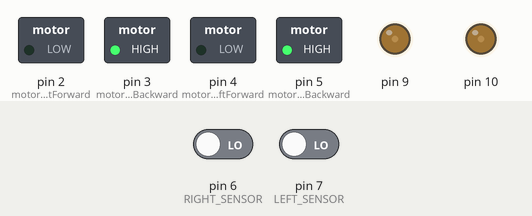
Recording of a sketch running on a simulated Arduino Uno, built with avr-gcc and run on an emulated ATmega328P. On the bench: switched loads named in the sketch (green lamp = pin HIGH), output pins drawn as LEDs (lit = HIGH). The test bench sets the inputs (shaded band); at power-on: pin 6 (RIGHT_SENSOR) LOW, pin 7 (LEFT_SENSOR) LOW.

Above: at 6.8 s.
6.9 s: pin 6 (RIGHT_SENSOR) driven HIGH and pin 7 (LEFT_SENSOR) driven HIGH
At 8.3 s:
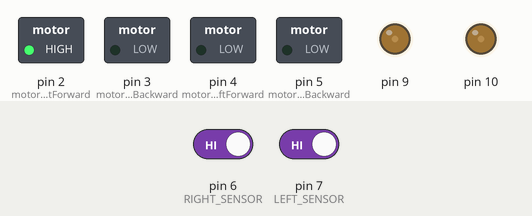
10.8 s: pin 6 (RIGHT_SENSOR) driven LOW
At 12.0 s:
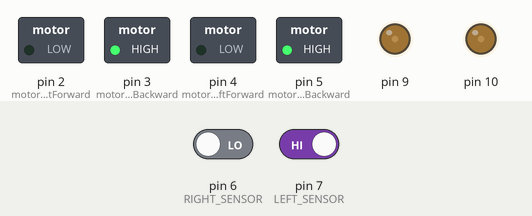
18.5 s: pin 6 (RIGHT_SENSOR) driven HIGH
At 20.1 s:
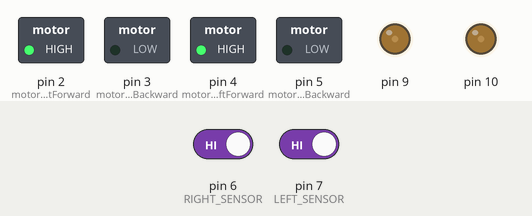
22.4 s: pin 7 (LEFT_SENSOR) driven LOW
At 23.2 s:
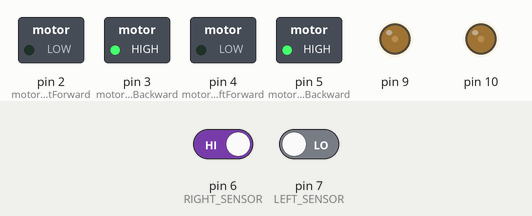
Timing chart, 0 to 31.1 s (numbered marks = the images above; inputs shaded):
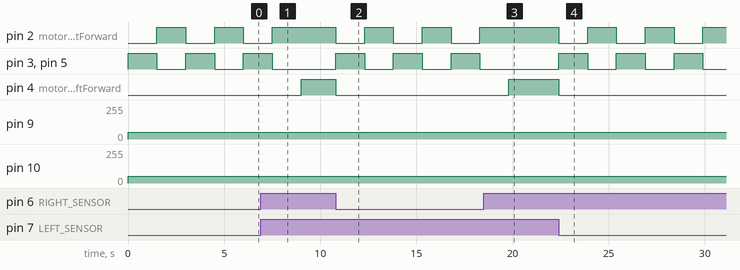

Measured:
- after the input at 6.9 s, pin 2 (motorRightForward): goes on until 7.5 s, then stays HIGH; pin 3 (motorRightBackward), pin 5 (motorLeftBackward): goes on until 7.5 s, then stays LOW; pin 4 (motorLeftForward): LOW → HIGH after 2.1 s
- after the input at 10.8 s, pin 2 (motorRightForward), pin 3 (motorRightBackward), pin 5 (motorLeftBackward): alternates HIGH for 1.5 s and LOW for 1.5 s, starting at once; pin 4 (motorLeftForward): HIGH → LOW at once
- after the input at 18.5 s, pin 2 (motorRightForward): stays HIGH (without the input it goes to LOW after 1.3 s); pin 3 (motorRightBackward), pin 5 (motorLeftBackward): stays LOW (without the input it goes to HIGH after 1.3 s); pin 4 (motorLeftForward): LOW → HIGH after 1.3 s
- after the input at 22.4 s, pin 2 (motorRightForward), pin 3 (motorRightBackward), pin 5 (motorLeftBackward): alternates HIGH for 1.5 s and LOW for 1.5 s, starting at once; pin 4 (motorLeftForward): HIGH → LOW at once
- by itself, pin 2 (motorRightForward), pin 3 (motorRightBackward), pin 5 (motorLeftBackward): alternates HIGH for 1.5 s and LOW for 1.5 s

The sketch:

edge_avoider.ino
```cpp
// Define motor pins
int motorLeftBackward = 5;
int motorLeftForward = 4;

int motorRightBackward = 3;
int motorRightForward = 2;

// Define sensor pins
#define RIGHT_SENSOR 6
#define LEFT_SENSOR 7

void setup() {
  // Set motor pins as output
  pinMode(motorLeftBackward, OUTPUT);
  pinMode(motorLeftForward, OUTPUT);
  pinMode(motorRightBackward, OUTPUT);
  pinMode(motorRightForward, OUTPUT);
//Speed Control
  pinMode(9, OUTPUT);
  pinMode(10, OUTPUT);

  // Set sensor pins as input
  pinMode(LEFT_SENSOR, INPUT);
  pinMode(RIGHT_SENSOR, INPUT);
}

void loop() {

  analogWrite(9,50); //right motor rpm
  analogWrite(10,49); //left motor rpm

  // Read sensor values
  int leftSensorValue = digitalRead(LEFT_SENSOR);
  int rightSensorValue = digitalRead(RIGHT_SENSOR);

  // Determine motor actions based on sensor values
  if (leftSensorValue == HIGH && rightSensorValue == HIGH) {

    moveForward(); // Move forward
  } else {

    turn(); // turns
  }
}

void moveForward() {
  digitalWrite(motorLeftBackward, LOW);
  digitalWrite(motorLeftForward, HIGH);
  digitalWrite(motorRightBackward, LOW);
  digitalWrite(motorRightForward, HIGH);

}

void moveBackward()
{
  digitalWrite(motorLeftBackward, HIGH); //move Backward
  digitalWrite(motorLeftForward, LOW);
  digitalWrite(motorRightBackward, HIGH);
  digitalWrite(motorRightForward, LOW);
  delay(1500);
}

void turn() {
  moveBackward();
  //int randomNumber = random(2);
  digitalWrite(motorLeftBackward, LOW);  //Turn LEFT
  digitalWrite(motorLeftForward, LOW);
  digitalWrite(motorRightBackward, LOW);
  digitalWrite(motorRightForward, HIGH);
  delay(1500);
}
```
